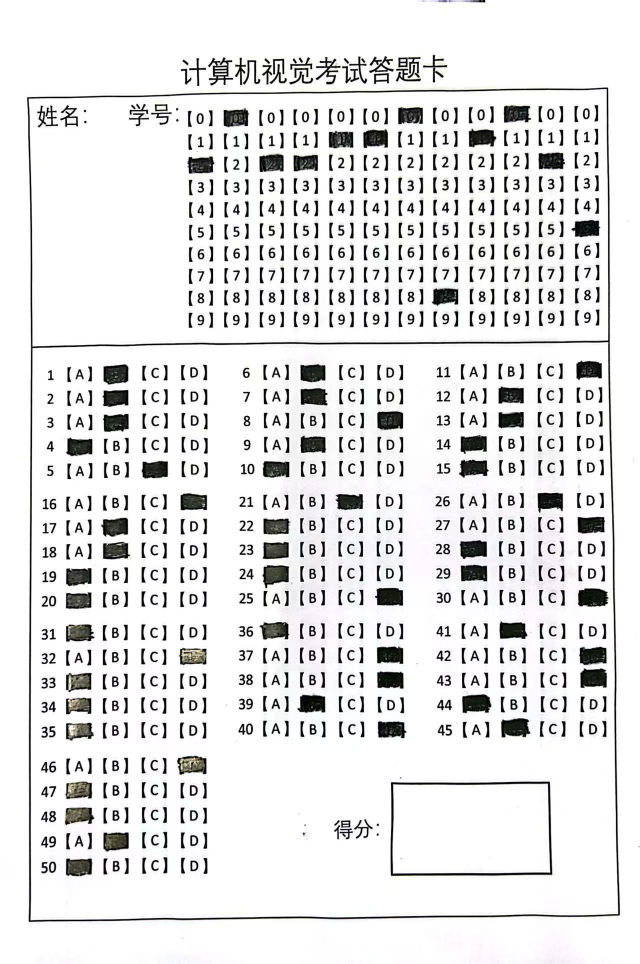
#> input picture 大三下学期/计算机视觉实践/平时作业与优秀范例/作业与个人实现/Lab4/1.jfif, 1279 x 1928 px (shown at 1/2 size)
$ python 1.py
#> lines starting #> are read from the running program, lines starting #| are printed output that depends on the picture; after the words box and inside, x2 and y2 are one past the last pixel; in counts of white or black regions, pixels touching at a corner belong together
import cv2
import numpy as np
import matplotlib.pyplot as plt

####################################
# 工具函数
####################################
# [4 lines left out: function cv_show, not called in this run]

def plt_show(name, img, sub=111):
    plt.subplot(sub)
    plt.imshow(cv2.cvtColor(img, cv2.COLOR_BGR2RGB))
    plt.title(name)
    plt.axis("off")
    if (sub - 100) // 10 == (sub - 100) % 10:
        plt.show()

def findShowContours(imgCont, imgShow):
    contours, hier = cv2.findContours(imgCont, cv2.RETR_LIST, cv2.CHAIN_APPROX_SIMPLE)
    print('轮廓数量：', len(contours))

    imgContours = imgShow.copy()
    for i in range(len(contours)):
        cv2.drawContours(imgContours, contours, i,
                         (np.random.randint(0, 255), np.random.randint(0, 255), np.random.randint(0, 255)), 2)
    plt_show('Contours', imgContours)
    return contours

def orderPoints(pts):
    '''对4点进行排序，下标0、1、2、3分别是左上、右上、右下、左下'''
    rect = np.zeros((4, 2), dtype="float32")
    # 计算左上和右下
    s = pts.sum(axis=1)  # 每个点的x和y相加，左上是和最小的，右下是和最大的。
    rect[0] = pts[np.argmin(s)]
    rect[2] = pts[np.argmax(s)]
    # 计算右上和左下
    diff = np.diff(pts, axis=1)  # 每个点的y-x，右上最小，左下最大。
    rect[1] = pts[np.argmin(diff)]
    rect[3] = pts[np.argmax(diff)]
    return rect

def perspectiveTransform(ptsOrded, img):
    '''
    返回 透视变换后的图, 以及变换矩阵M
    '''
    (tl, tr, br, bl) = ptsOrded
    widthA = np.sqrt(((br[0] - bl[0]) ** 2) + ((br[1] - bl[1]) ** 2))
    widthB = np.sqrt(((tr[0] - tl[0]) ** 2) + ((tr[1] - tl[1]) ** 2))
    maxWidth = max(int(widthA), int(widthB))

    heightA = np.sqrt(((tr[0] - br[0]) ** 2) + ((tr[1] - br[1]) ** 2))
    heightB = np.sqrt(((tl[0] - bl[0]) ** 2) + ((tl[1] - bl[1]) ** 2))
    maxHeight = max(int(heightA), int(heightB))

    dst = np.array([
        [0, 0],
        [maxWidth - 1, 0],
        [maxWidth - 1, maxHeight - 1],
        [0, maxHeight - 1]], dtype="float32")

    M = cv2.getPerspectiveTransform(ptsOrded, dst)
    warped = cv2.warpPerspective(img, M, (maxWidth, maxHeight))
    return warped, M

def warpToOriginal(u, v, M_inv, offset_x, offset_y, scale_x, scale_y):
    # (u,v) 是在最终 choices1 坐标系中的像素坐标
    # 先反向缩放回 warped2_cropped
    u_cropped = u / scale_x + offset_x
    v_cropped = v / scale_y + offset_y
    # 现在在 warped2 坐标系

    src = np.array([[[u_cropped, v_cropped]]], dtype=np.float32)
    dst = cv2.perspectiveTransform(src, M_inv)
    return int(dst[0][0][0]), int(dst[0][0][1])

####################################
# 1) 读取与预处理
####################################
img = cv2.imread("1.jfif")
#> img is the input picture: shape (1928, 1279, 3); mean B, G, R 227.2, 227.1, 227.1
imgGray = cv2.cvtColor(img, cv2.COLOR_BGR2GRAY)
imgBlur = cv2.GaussianBlur(imgGray, (3, 3), 1)
ret1, thresh1 = cv2.threshold(imgBlur, 180, 255, cv2.THRESH_BINARY)
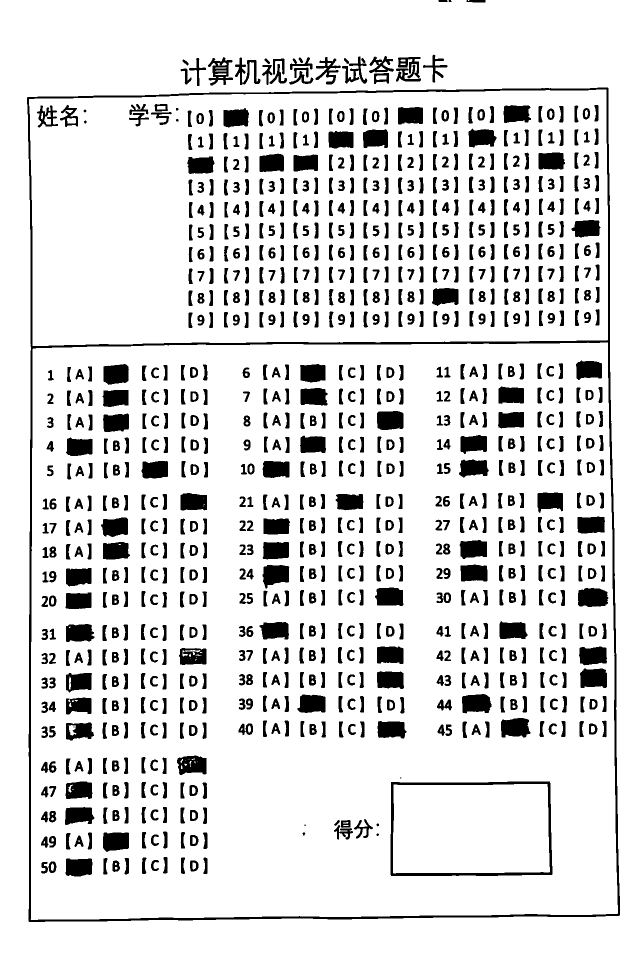
#> thresh1: shape (1928, 1279) (shown at 1/2 size); 87% white; 973 black regions (3 under 20 px)
print("阈值:", ret1)

contours, hier = cv2.findContours(thresh1, cv2.RETR_EXTERNAL, cv2.CHAIN_APPROX_SIMPLE)
#> contours = 2 contours, 1 with area under 20; largest, box (x1, y1, x2, y2) and area: (0, 0, 1279, 1928) 2462428

# 寻找面积最大的轮廓
maxArea = cv2.contourArea(contours[0])
#> maxArea = 1.5
maxCntId = 0
for i, cnt in enumerate(contours[1:], 1):
    area = cv2.contourArea(cnt)
    if area > maxArea:
        maxArea = area
        maxCntId = i
#> this loop made 1 pass
#> (i, area, maxArea, maxCntId) on pass 1: (1, 2462428.5, 2462428.5, 1)
#> after the loop, maxArea = 2462428.5; maxCntId = 1

contour = contours[maxCntId]
#> contour = contour of 30 points, box (x1, y1, x2, y2) (0, 0, 1279, 1928), area 2462428
arc = cv2.arcLength(contour, True)
#> arc = 6437.2
approx = cv2.approxPolyDP(contour, 0.02 * arc, True)
#> approx = [[0, 0], [0, 1927], [1278, 1927], [1278, 0]]
approx = approx.reshape((4, 2))

####################################
# 2) 获得并矫正纸张
####################################
pntsOrded = orderPoints(approx)
#> in orderPoints, `s = pts.sum(axis=1)`: s = [0, 1927, 3205, 1278]
#> in orderPoints, `diff = np.diff(pts, axis=1)`: diff = [0, 1927, 649, -1278]
#> pntsOrded = [[0, 0], [1278, 0], [1278, 1927], [0, 1927]]
paper, M_paper = perspectiveTransform(pntsOrded, img)
#> in perspectiveTransform, `(tl, tr, br, bl) = ptsOrded`: tl = [0, 0]; tr = [1278, 0]; br = [1278, 1927]; bl = [0, 1927]
#> in perspectiveTransform, `widthA = np.sqrt(((br[0] - bl[0]) ** 2) + ((br[1] - bl[1]) ** 2))`: widthA = 1278
#> in perspectiveTransform, `heightA = np.sqrt(((tr[0] - br[0]) ** 2) + ((tr[1] - br[1]) ** 2))`: heightA = 1927
#> in perspectiveTransform, `dst = np.array([ [0, 0], [maxWidth - 1, 0], [maxWidth - 1, maxHeight -..`: dst = [[0, 0], [1277, 0], [1277, 1926], [0, 1926]]
#> in perspectiveTransform, `M = cv2.getPerspectiveTransform(ptsOrded, dst)`: M = [[0.999, 0, 0], [0, 0.999, 0], [0, 0, 1]]
#> M_paper = [[0.999, 0, 0], [0, 0.999, 0], [0, 0, 1]]
paperThresh, M_thresh = perspectiveTransform(pntsOrded, thresh1)
#> M_thresh = [[0.999, 0, 0], [0, 0.999, 0], [0, 0, 1]]

paperThreshInv = cv2.bitwise_not(paperThresh)
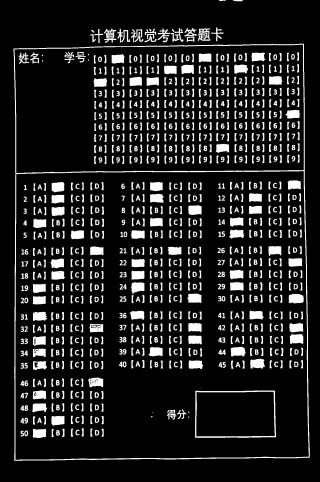
#> paperThreshInv: shape (1927, 1278) (shown at 1/4 size); min 0, max 255, mean 33.3

# 寻找并排序长方形轮廓
contours = findShowContours(paperThreshInv, paper)
#> in findShowContours, `contours, hier = cv2.findContours(imgCont, cv2.RETR_LIST, cv2.CHAIN_AP..`: contours = 1273 contours, 194 with area under 20; largest, box (x1, y1, x2, y2) and area: (53, 174, 1240, 1844) 1932054, (61, 684, 1236, 1840) 1330460, (57, 178, 1216, 692) 573114, (780, 1562, 1105, 1752) 60058, (785, 1567, 1100, 1747) 54762
#| 轮廓数量： 1273
#> after the loop in findShowContours, `for i in range(len(contours)):`:
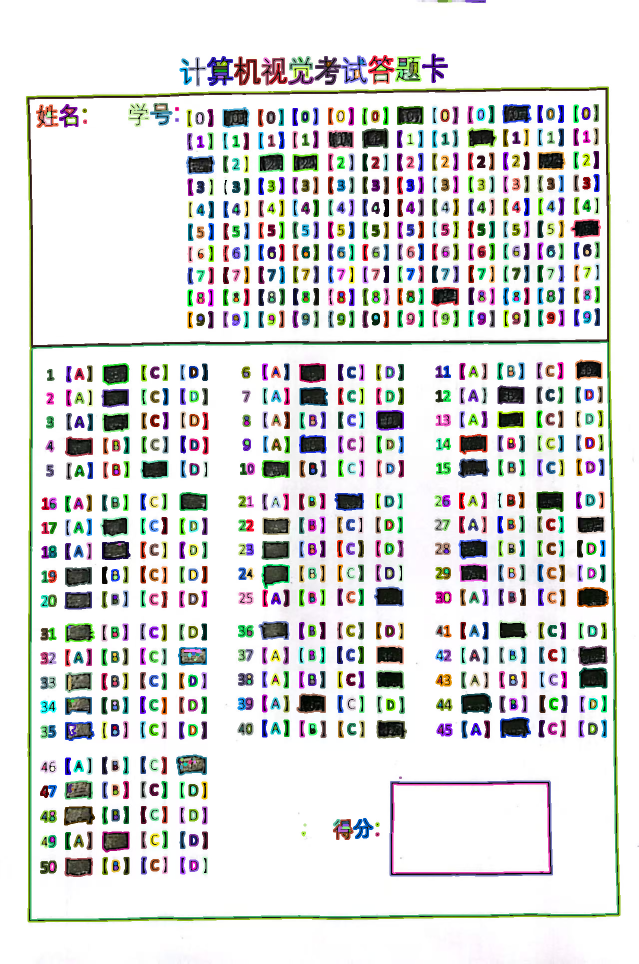
#> imgContours: shape (1927, 1278, 3) (shown at 1/2 size); mean B, G, R 219.2, 220.3, 219.8
rectCon = []
for cnt in contours:
    area = cv2.contourArea(cnt)
    if area > 80:
        arc = cv2.arcLength(cnt, True)
        approx = cv2.approxPolyDP(cnt, 0.02 * arc, True)
        if len(approx) == 4:
            rectCon.append(approx)
#> this loop made 1273 passes
#> (area, arc, approx) on passes 73, 81, 82: (54762.5, 979.7, [[1094, 1568], [1097, 1744], [785, 1744], [787, 1568]]), (60057.5, 1022, [[1099, 1562], [781, 1563], [781, 1751], [1103, 1749]]), (1676.5, 173.7, [[183, 1565], [133, 1565], [131, 1596], [182, 1596]])
#> after the loop, rectCon = 23 contours; largest, box (x1, y1, x2, y2) and area: (53, 174, 1240, 1844) 1935564, (62, 684, 1236, 1840) 1325404, (58, 179, 1214, 691) 572344, (781, 1562, 1104, 1752) 60003, (785, 1568, 1098, 1745) 54472

rectCon.sort(key=cv2.contourArea, reverse=True)

#############################
# (1) 标记rect2做warp
#############################
imgRects = paper.copy()
rect1 = np.array(rectCon[1]).reshape(-1,1,2)  # 最大轮廓（可自行改索引）
#> rect1 = [[1214, 684], [1235, 1825], [62, 1839], [64, 698]]
cv2.polylines(imgRects, [rect1], True, (0,0,255), 3)
rect2 = np.array(rectCon[2]).reshape(-1,1,2)
#> rect2 = [[1212, 179], [1213, 680], [64, 690], [58, 197]]
cv2.polylines(imgRects, [rect2], True, (0,255,0), 3)
rect3 = np.array(rectCon[3]).reshape(-1,1,2)
#> rect3 = [[1099, 1562], [781, 1563], [781, 1751], [1103, 1749]]
cv2.polylines(imgRects, [rect3], True, (0,255,0), 3)
plt_show('imgRects',imgRects)

####################################
# 3) 识别学号(示例在rect2)
####################################
rect1Orded = orderPoints(rect2.reshape((-1,2)))
#> rect1Orded = [[58, 197], [1212, 179], [1213, 680], [64, 690]]
warpedRect2, M_rect2 = perspectiveTransform(rect1Orded, paperThreshInv)
#> M_rect2 = [[1.01, -0.0123, -56.39], [0.0157, 1.01, -199.6], [1.38e-05, -8.98e-06, 1]]

choices = warpedRect2[3:-3, 3:-3]
choices = cv2.resize(choices, [1060,425])
#> choices: shape (425, 1060)
ret, choices = cv2.threshold(choices, 100, 255, cv2.THRESH_BINARY)
#> choices: shape (425, 1060); 15.9% white; 349 white regions (5 under 20 px), largest, box (x1, y1, x2, y2) and area: (359, 20, 407, 53) 1343, (425, 99, 471, 131) 1323, (616, 60, 663, 92) 1321
rect1Color = cv2.cvtColor(choices, cv2.COLOR_GRAY2BGR)
#> rect1Color: shape (425, 1060, 3); 15.9% white; 349 white regions (5 under 20 px)

contours = findShowContours(choices, rect1Color)
#> in findShowContours (call 2), `contours, hier = cv2.findContours(imgCont, cv2.RETR_LIST, cv2.CHAIN_AP..`: contours = 421 contours, 47 with area under 20; largest, box (x1, y1, x2, y2) and area: (359, 20, 407, 53) 1272, (425, 99, 471, 131) 1252, (616, 60, 663, 92) 1246, (874, 21, 924, 52) 1237, (938, 104, 986, 133) 1232
#| 轮廓数量： 421
#> after the loop in findShowContours (call 2), `for i in range(len(contours)):`:
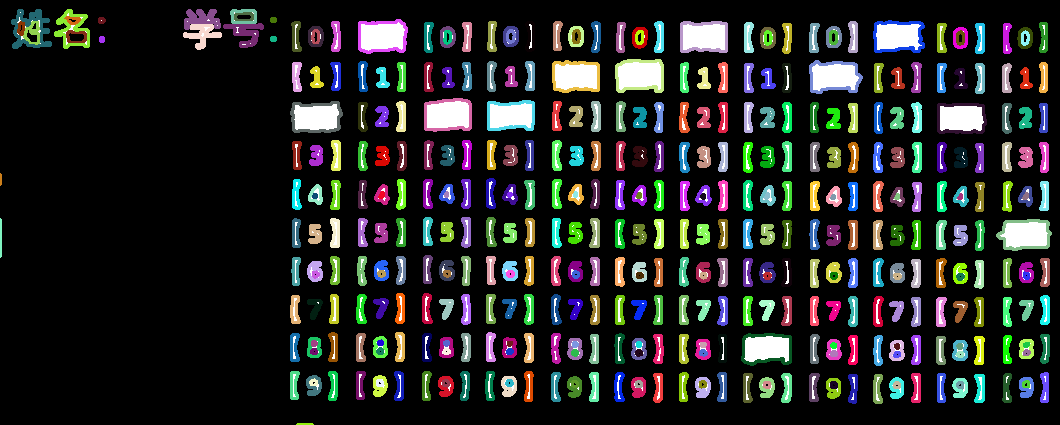
#> imgContours: shape (425, 1060, 3); mean B, G, R 34.7, 35.9, 34.3
choiceCnts = []
for cnt in contours:
    x, y, w, h = cv2.boundingRect(cnt)
    if w >= 20 and h >= 20 and x >= 280:
        choiceCnts.append([cnt, (x, y, w, h)])
#> this loop made 421 passes
#> (x, y, w, h) on passes 2 to 4: (957, 382, 6, 7), (894, 382, 6, 7), (831, 382, 6, 6)
#> after the loop, choiceCnts = 12 items

print(len(choiceCnts))
#| 12

# 反转列表，从上往下
choiceCnts.reverse()
choiceCnts.sort(key=lambda c: c[1][0])

studentID = ''
for cnt, (x, y, w, h) in choiceCnts:
    if 10 <= y <= 30:
        studentID += '0'
    elif 50 <= y <= 70:
        studentID += '1'
    elif 90 <= y <= 110:
        studentID += '2'
    elif 130 <= y <= 150:
        studentID += '3'
    elif 160 <= y <= 180:
        studentID += '4'
    elif 200 <= y <= 220:
        studentID += '5'
    elif 240 <= y <= 260:
        studentID += '6'
    elif 280 <= y <= 300:
        studentID += '7'
    elif 320 <= y <= 340:
        studentID += '8'
    elif 360 <= y <= 380:
        studentID += '9'
#> this loop made 12 passes
#> (x, y, w, h, studentID) on passes 1 to 8: (291, 102, 51, 30, '2'), (359, 20, 48, 33, '20'), (425, 99, 46, 32, '202'), (488, 101, 46, 29, '2022'), (553, 61, 46, 31, '20221'), (616, 60, 47, 32, '202211'), (681, 22, 46, 30, '2022110'), (742, 334, 49, 31, '20221108')
print("学号：", studentID)
#| 学号： 202211081025

####################################
# 4) 识别答题(示例在rect3)
####################################
rect2Orded = orderPoints(rect1.reshape((-1,2)))
#> rect2Orded = [[64, 698], [1214, 684], [1235, 1825], [62, 1839]]
warpedRect3, M_rect3 = perspectiveTransform(rect2Orded, paperThreshInv)
#> in perspectiveTransform (call 4), `(tl, tr, br, bl) = ptsOrded`: tl = [64, 698]; tr = [1214, 684]; br = [1235, 1825]; bl = [62, 1839]
#> in perspectiveTransform (call 4), `widthA = np.sqrt(((br[0] - bl[0]) ** 2) + ((br[1] - bl[1]) ** 2))`: widthA = 1173.1
#> in perspectiveTransform (call 4), `widthB = np.sqrt(((tr[0] - tl[0]) ** 2) + ((tr[1] - tl[1]) ** 2))`: widthB = 1150.1
#> in perspectiveTransform (call 4), `maxWidth = max(int(widthA), int(widthB))`: maxWidth = 1173
#> in perspectiveTransform (call 4), `heightA = np.sqrt(((tr[0] - br[0]) ** 2) + ((tr[1] - br[1]) ** 2))`: heightA = 1141.2
#> in perspectiveTransform (call 4), `heightB = np.sqrt(((tl[0] - bl[0]) ** 2) + ((tl[1] - bl[1]) ** 2))`: heightB = 1141
#> in perspectiveTransform (call 4), `dst = np.array([ [0, 0], [maxWidth - 1, 0], [maxWidth - 1, maxHeight -..`: dst = [[0, 0], [1172, 0], [1172, 1140], [0, 1140]]
#> in perspectiveTransform (call 4), `M = cv2.getPerspectiveTransform(ptsOrded, dst)`: M = [[1.03, 0.00181, -67.31], [0.0126, 1.03, -721], [4.28e-07, 1.77e-05, 1]]
#> in perspectiveTransform (call 4), `warped = cv2.warpPerspective(img, M, (maxWidth, maxHeight))`:
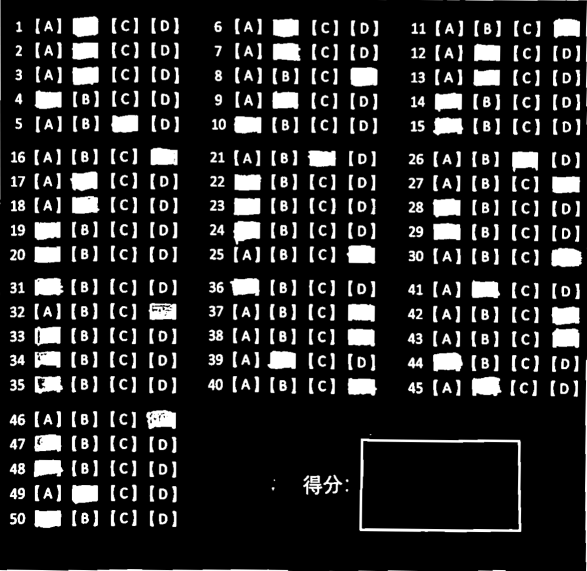
#> warped: shape (1141, 1173) (shown at 1/2 size); min 0, max 255, mean 38.5
#> M_rect3 has the same summary as M in perspectiveTransform

choices1_cropped = warpedRect3[3:-3, 3:-3]
choices1_cropped = cv2.resize(choices1_cropped, [1089,1200])
#> choices1_cropped: shape (1200, 1089)
ret, choices1_cropped = cv2.threshold(choices1_cropped, 100, 255, cv2.THRESH_BINARY)
#> choices1_cropped: shape (1200, 1089); 15.9% white; 593 white regions (3 under 20 px), largest, box (x1, y1, x2, y2) and area: (668, 924, 970, 1123) 5551, (1026, 521, 1084, 562) 2044, (432, 464, 483, 514) 1928
rect1Color1 = cv2.cvtColor(choices1_cropped, cv2.COLOR_GRAY2BGR)
#> rect1Color1: shape (1200, 1089, 3); 15.9% white; 593 white regions (3 under 20 px)

contours1 = findShowContours(choices1_cropped, rect1Color1)
#> in findShowContours (call 3), `contours, hier = cv2.findContours(imgCont, cv2.RETR_LIST, cv2.CHAIN_AP..`: contours = 799 contours, 108 with area under 20; largest, box (x1, y1, x2, y2) and area: (668, 924, 970, 1123) 58143, (672, 929, 966, 1117) 53558, (1026, 521, 1084, 562) 1959, (651, 139, 702, 180) 1846, (432, 464, 483, 514) 1840
#| 轮廓数量： 799
#> after the loop in findShowContours (call 3), `for i in range(len(contours)):`:
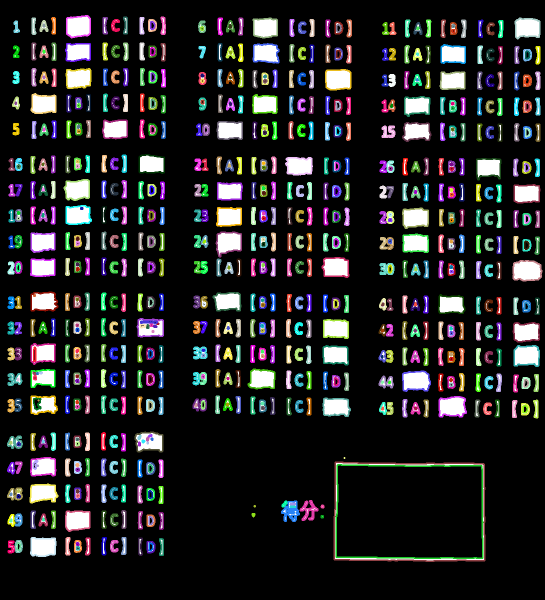
#> imgContours: shape (1200, 1089, 3) (shown at 1/2 size); mean B, G, R 36.4, 35.9, 35.6
#> contours1 has the same summary as contours in findShowContours
choiceCnts1 = []
for cnt in contours1:
    x, y, w, h = cv2.boundingRect(cnt)
    if w >= 40 and h >= 30 and w <= 100:
        choiceCnts1.append([cnt, (x, y, w, h)])
#> this loop made 799 passes
#> (x, y, w, h) on passes 1 to 3: (153, 1093, 6, 7), (298, 1086, 8, 16), (153, 1085, 5, 6)

choiceCnts1.reverse()

for question in choiceCnts1:
    area = cv2.contourArea(question[0])
    (x, y, w, h) = question[1]
    print(f"Contour with area {area} at position: ({x}, {y},{w},{h})")
#> this loop made 50 passes
#| Contour with area 1781.5 at position: (133, 31,48,45)
#| Contour with area 1644.0 at position: (506, 36,49,40)
#| Contour with area 1669.5 at position: (1030, 36,50,42)
#| Contour with area 1545.5 at position: (131, 87,50,36)
#| Contour with area 1641.5 at position: (506, 87,52,39)
#> (further printed lines are left out)

####################################
# 5) 答案批改
####################################
# 给出中心坐标
x_centers = [60, 130, 200, 270, 440, 510, 580, 650, 820, 890, 960, 1030]
y_centers = [40, 90, 140, 190, 240, 320, 370, 420, 470, 520, 590, 640, 690, 740, 790, 860, 910, 960, 1010, 1060]

# 录入答案
correct_answers = "B B D B B B B D B A B A C A A D C C B A D B B A A A A A D D A A B D D D A D D A B A A D B D A A B A"
correct_answers = correct_answers.replace(" ", "").upper()

# 建立坐标映射
answer_mapping = {}
for row in range(20):
    for col in range(12):
        x, y = x_centers[col], y_centers[row]
        answer_mapping[(col, row)] = (x, y)

# 在choices1_cropped空间查找，得到detected_answers
detected_answers = [''] * 50

for cnt, (x, y, w, h) in choiceCnts1:
    for row in range(20):
        if abs(y - y_centers[row]) <= 20:
            for col in range(12):
                if abs(x - x_centers[col]) <= 40:
                    q_idx = row * 3 + col // 4 if row < 15 else 45 + row - 15
                    option_idx = col % 4
                    option = 'ABCD'[option_idx]
                    detected_answers[q_idx] = option
#> this loop made 50 passes
#> (x, y, w, h) on passes 1 to 8: (133, 31, 48, 45), (506, 36, 49, 40), (1030, 36, 50, 42), (131, 87, 50, 36), (506, 87, 52, 39), (882, 89, 49, 38), (132, 137, 50, 40), (651, 139, 51, 41)

# 批改统计
correct_count = 0

# 为了把绘制转回原图，要组合逆变换
H_warped3, W_warped3 = warpedRect3.shape[:2]
H_crop, W_crop = (H_warped3 - 6, W_warped3 - 6)  # 3:-3

# 但我们还对 cropped 做了 resize => (1089,1200)
final_w, final_h = 1089, 1200
scale_x = final_w / (W_warped3 - 6)
scale_y = final_h / (H_warped3 - 6)
M_rect3_inv = np.linalg.inv(M_rect3)

for i in range(50):
    correct_ans = correct_answers[i]
    detected_ans = detected_answers[i]

    row = i // 3 if i < 45 else 15 + (i - 45)
    col_offset = (i % 3) * 4 if i < 45 else 0

    for opt_idx, opt in enumerate('ABCD'):
        col = col_offset + opt_idx
        # 在最终warp坐标中的rect
        x_center, y_center = answer_mapping[(col, row)]
        rect_pt1 = (x_center - 35, y_center - 25)
        rect_pt2 = (x_center + 35, y_center + 25)

        # 判断对错
        if opt == detected_ans:
            if opt == correct_ans:
                color = (0, 255, 0)  # green
                correct_count += 1
            else:
                color = (0, 0, 255)  # red
        else:
            color = None

        # 若是正确答案但没选上，也标记
        if opt == correct_ans and detected_ans != correct_ans:
            color = (0, 255, 0)

        if color is not None:
            # 将rect_pt1, rect_pt2逆变换回原图坐标
            pt1_orig = warpToOriginal(rect_pt1[0], rect_pt1[1], M_rect3_inv, 18, 18, scale_x, scale_y)
            pt2_orig = warpToOriginal(rect_pt2[0], rect_pt2[1], M_rect3_inv, 18, 18, scale_x, scale_y)
            cv2.rectangle(img, pt1_orig, pt2_orig, color, 2)

    # 如果答错，则打印信息
    if detected_ans != correct_ans:
        print(f"第{i + 1}题错误，正确答案：{correct_ans}，你的答案：{detected_ans}")

####################################
# 6) 显示正确率在原图
####################################
accuracy = correct_count / 50
accuracy_text = f'{int(accuracy * 100)}%'
cv2.putText(img, accuracy_text, (900, 1650), cv2.FONT_HERSHEY_SIMPLEX, 3, (0,0,255), 3)
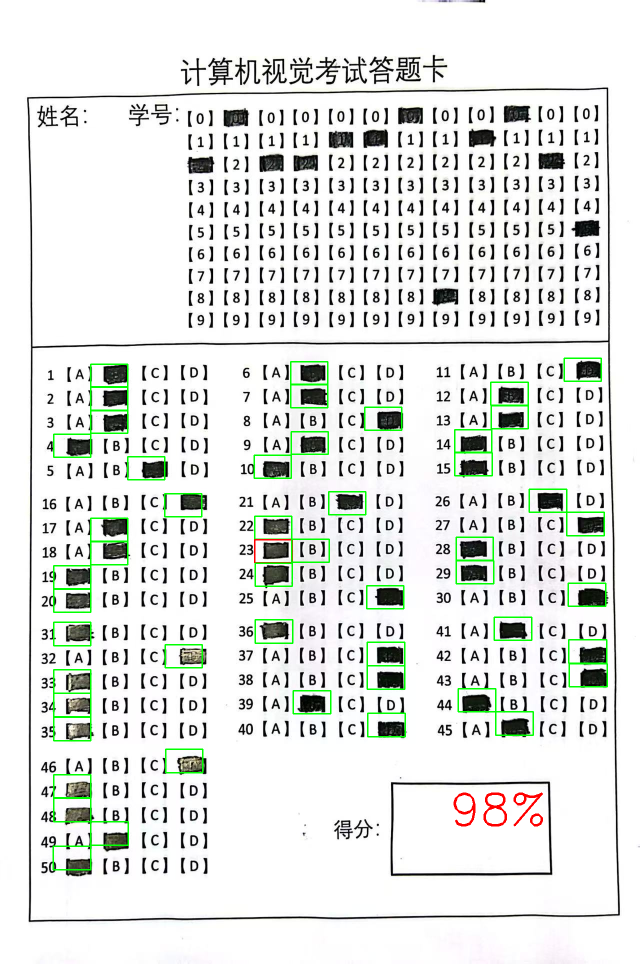
#> img: shape (1928, 1279, 3) (shown at 1/2 size); mean B, G, R 223.8, 227.2, 224.2

####################################
# 7) 显示最终结果(原图)
####################################
choices_rgb = cv2.cvtColor(img, cv2.COLOR_BGR2RGB)
plt.figure(figsize=(10,8))
plt.imshow(choices_rgb)
plt.axis('off')  # 不显示坐标轴
plt.title(f'Accuracy: {accuracy_text}')
plt.savefig("final_result.png", bbox_inches='tight', dpi=300)  # 保存图像
plt.show()

# [4 lines of commented-out code are left out]
